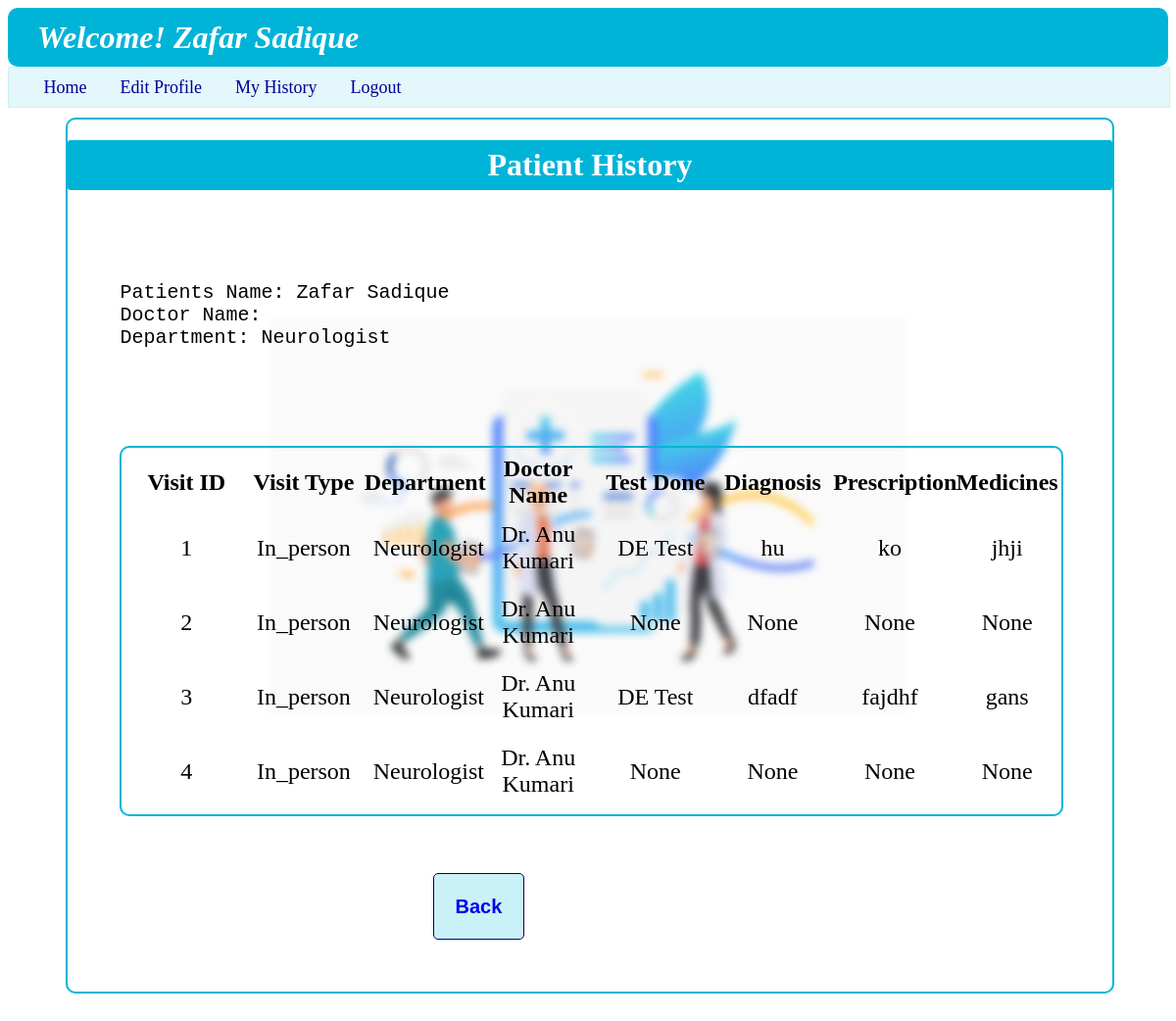
/user_hist/1, run on the app's committed database.
### backend/models.py (models this page shows)
class User_Info(db.Model):
    __tablename__ = "user_info"
    id=db.Column(db.Integer,primary_key=True,autoincrement=True)
    full_name=db.Column(db.String,nullable=False)
    email=db.Column(db.String,unique=True,nullable=False)
    password=db.Column(db.String,nullable=False)
    role=db.Column(db.Integer,default=1)
    is_blacklist=db.Column(db.Integer,default=0)
    appointments=db.relationship("Appointments",cascade="all,delete",backref="user_info",lazy=True)

class Department(db.Model):
    __tablename__ = "department"
    id=db.Column(db.String,primary_key=True,nullable=False)
    specialization=db.Column(db.String,nullable=False)
    description=db.Column(db.String,nullable=False)
    doctor=db.relationship("Doctor_Info",cascade="all,delete",backref="department",lazy=True)

class Appointments(db.Model):
    __tablename__ = "appointments"
    id=db.Column(db.Integer,primary_key=True)
    user_id=db.Column(db.Integer,db.ForeignKey("user_info.id"),nullable=False)
    doctor_id=db.Column(db.Integer,db.ForeignKey("doctor_info.id"),nullable=False)
    date=db.Column(db.Date,nullable=False)
    time_slot=db.Column(db.String,nullable=False)
    visit_type=db.Column(db.String,nullable=True)
    status=db.Column (db.String,nullable=False,default="Incomplete")
    diagnosis=db.Column(db.String,nullable=True)
    prescription=db.Column(db.String,nullable=True)
    test_done=db.Column(db.String,nullable=True)
    medicines=db.Column(db.String,nullable=True)

class Doctor_Info(db.Model):
    __tablename__ = "doctor_info"
    id=db.Column(db.Integer,primary_key=True)
    full_name=db.Column(db.String,nullable=False)
    email=db.Column(db.String,unique=True,nullable=False)
    password=db.Column(db.String,nullable=False)
    dept_id=db.Column(db.String,db.ForeignKey("department.id"),nullable=False)
    experience=db.Column(db.Integer,nullable=False)
    bio=db.Column(db.String,nullable=False)
    is_blacklist=db.Column(db.Integer,default=0)
    appointments=db.relationship("Appointments",cascade="all,delete",backref="doctor_info",lazy=True)
    availability=db.relationship("Availability",cascade="all,delete",backref="doctor_info",lazy=True)

### backend/controllers.py (the view)
@app.route("/user_hist/<u_id>")
def user_hist(u_id):
    u_id=int(u_id)
    name=u_get(u_id,"name","user")
    p_h=Appointments.query.filter_by(user_id=u_id).all()
    return render_template("user_history.html",usern=name,history_list=p_h,u_id=u_id)

### backend/controllers.py (called while the page is built)
def u_get(u_id, operation,who_m):
    u = User_Info.query.filter_by(id=u_id,role=1).first()
    d = Doctor_Info.query.filter_by(id=u_id).first()
    if who_m=="doctor" and d:
        if operation == "name":
            return d.full_name
        elif operation == "email":
            return d.email
    elif who_m=="user" and u:
        if operation == "name":
            return u.full_name
        elif operation == "email":
            return u.email
    return "No name"

### templates/user_history.html
{%extends "user_layout.html"%}
{%block content%}
    <div class="login_panel" style="border-color: rgb(0, 180, 216); width: 90%; margin-left: 5%;">
        <h1 style="text-align: center; font-weight: bold; border: 2px solid rgb(0, 180, 216); background-color: rgb(0, 180, 216); color: white; border-radius: 3px; padding: 5px; ">Patient History</h1>
        <br>
        {%if history_list%}
        <pre style="margin: 5%; font-size: x-large;">
Patients Name: {{history_list[0].user_info.full_name}}
Doctor Name:
Department: {{history_list[0].doctor_info.department.specialization}}
        </pre>
        <div class="login_panel" style="width: 90%; margin-left: 5%; border: 2px solid rgb(0, 180, 216)">
            <table class="table_user_dashboard" style="margin: 5px;">
                <thead style="margin: 10px;">
                    <th>Visit ID</th>
                    <th>Visit Type</th>
                    <th>Department</th>
                    <th>Doctor Name</th>
                    <th>Test Done</th>
                    <th>Diagnosis</th>
                    <th>Prescription</th>
                    <th>Medicines</th>
                </thead>
                <tbody>
                    {%for h in history_list%}
                    <tr>
                        <td>{{h.id}}</td>
                        <td>{{h.visit_type}}</td>
                        <td>{{h.doctor_info.department.specialization}}</td>
                        <td>{{h.doctor_info.full_name}}</td>
                        <td>{{h.test_done}}</td>
                        <td>{{h.diagnosis}}</td>
                        <td>{{h.prescription}}</td>
                        <td>{{h.medicines}}</td>
                    </tr>
                    {%endfor%}
                </tbody>
            </table>
        </div>
        <br>
        <div>
            <button class="Centre_button"><a href="{{url_for('user_dashboard',u_id=u_id)}}">Back</a></button>
        </div>
        {%else%}
        <h3>----No Records are found----</h3>
        {%endif%}
    </div>
{%endblock%}

### templates/user_layout.html (shortened to what this page needs)
<!DOCTYPE html>
<html lang="en">
<head>
    <link rel="stylesheet" href="/static/style.css">
</head>
<body style="background-image: url('/static/image/4950247_19834.svg');">
    <header>
        <div>
            <h1 class="wel"><i><b>Welcome! {{usern}}</b></i></h1>
        </div>
        <nav class="nav">
            <a class="nav_a" href="{{url_for('user_dashboard',u_id=u_id)}}" style="margin-left: 3%;">Home</a>
            <a class="nav_a" href="/edit_user_profile/{{u_id}}">Edit Profile</a>
            <a class="nav_a" href="/user_hist/{{u_id}}">My History</a>
            <a class="nav_a" href="/login">Logout</a>
        </nav>
    </header>
    {%block content%}
    {%endblock%}
</body>
</html>

### static/style.css (style rules this page uses)
body { background-image: url("https://static.vecteezy.com/system/resources/thumbnails/002/072/163/small_2x/doctor-injecting-coronavirus-vaccine-to-a-patient-concept-free-vector.jpg"); background-repeat: no-repeat; background-size: 650px 650px; background-position: center; background-attachment: fixed; filter: saturate(1.0); z-index: -4; backdrop-filter: blur(4px); }
.wel { height: 60px; align-content: center; color: white; background-color: rgb(0, 180, 216); border-radius: 10px; margin: 0px; padding-left: 30px; }
.login_panel { height: auto; width: 60%; margin: 10px 20% 40px 20%; border: 2px double rgb(0, 180, 216); border-radius: 10px; }
.Centre_button { margin: 0% 0% 5% 35% ; border: 1px solid rgb(3, 4, 94); border-radius: 5px; padding: 2%; width: auto; font-size: 20px; font-weight: bold; color: rgb(3, 4, 94); background-color: rgb(202,240,248); }
.nav { height: 40px; width: 100%; background-color: rgba(202,240,248,0.5); border: 1px solid rgb(202, 240, 248); align-content: center; }
.nav_a { color: rgb(0,0,150); font-size: large; margin-right: 30px; text-decoration: none; }
.table_user_dashboard { align-content: center; margin: 30px; font-size: x-large; }
table { width: 100%; table-layout: fixed; }
td { text-align: center; padding: 10px; }
a { text-decoration: none; }

### data on the page
User_Info: full_name "Zafar Sadique"
Department: specialization "Neurologist"
Appointments: id "1", visit_type "In_person", doctor_info.department.specialization "Neurologist", doctor_info.full_name "Dr. Anu Kumari", test_done "DE Test", diagnosis "hu", prescription "ko", medicines "jhji"
Appointments: id "2", visit_type "In_person", doctor_info.department.specialization "Neurologist", doctor_info.full_name "Dr. Anu Kumari", test_done "None", diagnosis "None", prescription "None", medicines "None"
Appointments: id "3", visit_type "In_person", doctor_info.department.specialization "Neurologist", doctor_info.full_name "Dr. Anu Kumari", test_done "DE Test", diagnosis "dfadf", prescription "fajdhf", medicines "gans"
Appointments: id "4", visit_type "In_person", doctor_info.department.specialization "Neurologist", doctor_info.full_name "Dr. Anu Kumari", test_done "None", diagnosis "None", prescription "None", medicines "None"
